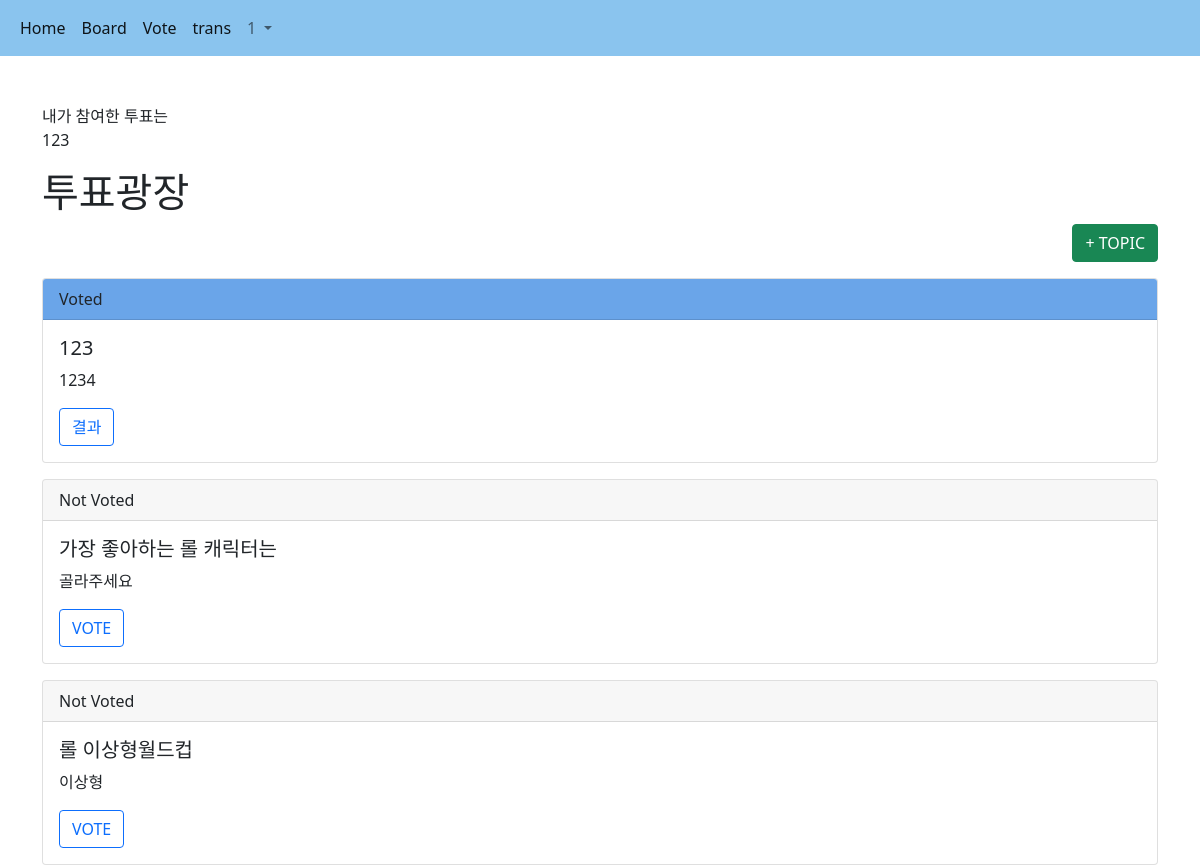
The app's page /vote/ (signed in) with its own data.
### acc/models.py (models this page shows)
class User(AbstractUser):
    nickname = models.CharField(max_length=100)
    comment = models.TextField(blank=True)
    age = models.IntegerField(default=0)
    pic = models.ImageField(upload_to="user/%y/%m")
    point = models.IntegerField(default = 0)

### vote/models.py (models this page shows)
class Topic(models.Model):
    title = models.CharField(max_length=100)
    writer = models.CharField(max_length=100)
    writer_pic = models.ImageField()
    comment = models.TextField()
    voter = models.ManyToManyField(User, blank=True)

### vote/views.py (the view)
# urls.py: path('', views.index, name= "index"),
def index(request):
    t = Topic.objects.all()
    context ={
        'con' : t
    }
    return render(request, "vote/index.html", context)

### template/vote/index.html
{% extends 'base.html' %}
{% block content %}
<div class="container mt-5 md-5">
    내가 참여한 투표는
    {% for i in user.topic_set.all %}
        <p>{{ i.title }}</p>
    {% endfor %}
    <h1>투표광장</h1>
    <div class="text-end">
        <a href="{% url 'vote:create' %}"><button class="btn btn-success"> + TOPIC </button></a>
    </div>
    {% for i in con %}
    <div class="card mt-3 mt-3">
        {% if user in i.voter.all %}
            <div class="card-header" style="background-color: rgb(106, 165, 233);">
                Voted
            </div>
        {% else %}
            <div class="card-header">
                Not Voted
            </div>
        {% endif %}
        <div class="card-body">
            <h5 class="card-title">{{i.title}}</h5>
            <p class="card-text">{{i.comment}}</p>
            <a href="{% url 'vote:detail' i.id %}" class="btn btn-outline-primary">
                {% if user in i.voter.all %}
                    결과
                {% else %}
                    VOTE
                {% endif %}
            </a>
        </div>
    </div>
    {% endfor %}
</div>
{% endblock %}

### template/base.html (shortened to what this page needs)
<!doctype html>
<html lang="en">
    <head>
        <link href="https://cdn.jsdelivr.net/npm/bootstrap@5.1.1/dist/css/bootstrap.min.css" rel="stylesheet">
    </head>
    <body>
        {% if request.user.is_authenticated %}
        <nav class="navbar navbar-expand-lg navbar-light" style="background-color: #8ac4ee;">
            <div class="container-fluid">
            <div class="" id="navbarSupportedContent">
                <ul class="navbar-nav me-auto mb-5 mb-lg-0">
                <li class="nav-item">
                    <a class="nav-link active" aria-current="page" href="{% url 'acc:index' %}">Home</a>
                </li>
                <li class="nav-item">
                    <a class="nav-link active" aria-current="page" href="{% url 'board:index' %}">Board</a>
                </li>
                <li class="nav-item">
                    <a class="nav-link active" aria-current="page" href="{% url 'vote:index' %}">Vote</a>
                </li>
                <li class="nav-item">
                    <a class="nav-link active" aria-current="page" href="{% url 'trans:index' %}">trans</a>
                </li>
                <li class="nav-item dropdown">
                    <a class="nav-link dropdown-toggle" href="#" id="navbarDropdown" role="button" data-bs-toggle="dropdown" aria-expanded="false">
                        {{user.username}}
                    </a>
                </li>
            </div>
            </div>
        </nav>
        {% endif %}
        {% block content %}{% endblock %}
    </body>
</html>

### records on screen
User: username "1"
Topic: title "123", shows "Voted", comment "1234", shows "결과"
Topic: shows "Not Voted", title "가장 좋아하는 롤 캐릭터는", comment "골라주세요", shows "VOTE"
Topic: shows "Not Voted", title "롤 이상형월드컵", comment "이상형", shows "VOTE"
